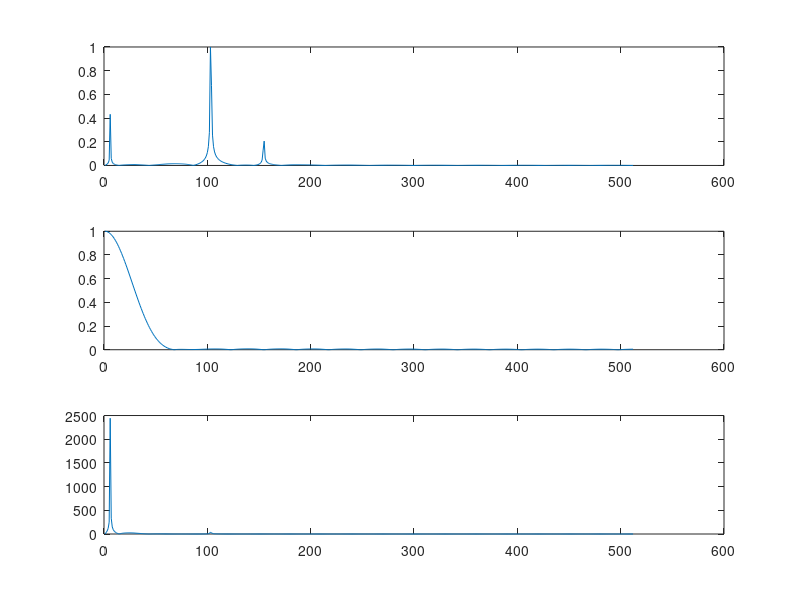

MATLAB code for this plot:
%Low Pass Filter Matlab
%Anish Pavaskar 2016

%clears project
clc 
clear all

Fs=200e3;
Ts=1/Fs;
dt=0:Ts:5e-3-Ts;
f1=1e3;
f2=20e3;
f3=30e3;
%create noise domain 
y=5*sin(2*pi*f1*dt)+15*sin(2*pi*f2*dt)+3*sin(2*pi*f3*dt);

%plot(dt,y);

nfft=length(y);
nfft2=2^nextpow2(nfft);
fy=fft(y,nfft2);

fy=fy(1:nfft2/2);

xfft=Fs.*(0:nfft2/2-1)/nfft2;





%establishes cutoff frequency

cut_off=1.5e3/Fs/2;
order=32;

h=fir1(order,cut_off);

fh=fft(h,nfft2);
fh=fh(1:nfft2/2);

mul=fh.*fy;


%plots the initial signal,the filter,and the result respectively
subplot(3,1,1);
plot(abs(fy/max(fy)));
subplot(3,1,2);
plot(abs(fh/max(fh)));
subplot(3,1,3);
plot(abs(mul));










